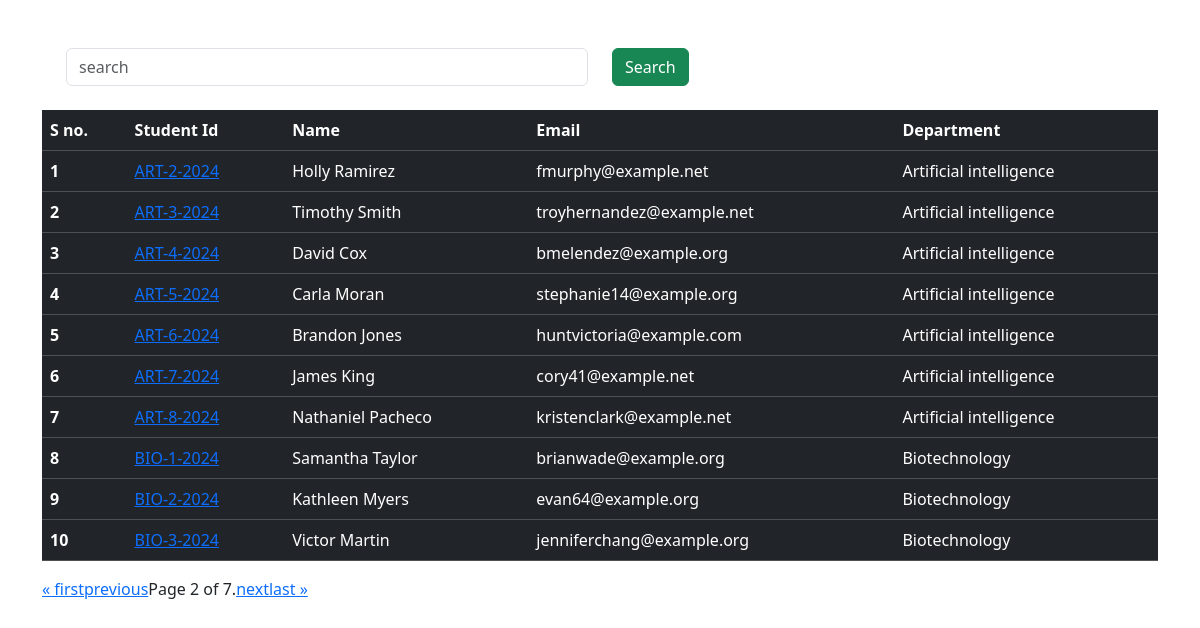
Screenshot of /?page=2 with the database file from the repository.
### student/models.py (models this page shows, shortened)
class Student(models.Model):
    student_id = models.OneToOneField(StudentID, related_name='studentid', on_delete=models.CASCADE)
    department = models.ForeignKey(Department, related_name='department',on_delete=models.CASCADE)
    student_name = models.CharField(max_length=100)
    student_email = models.EmailField(max_length=254, unique=True)
    student_age = models.IntegerField(default=18)
    student_address = models.TextField()

class StudentID(models.Model):
    student_id = models.CharField(max_length=100)
    def __str__(self):
        return self.student_id
    class Meta:
        ordering = ['student_id']

class Department(models.Model):
    department_name = models.CharField(max_length=100)
    def __str__(self) -> str:
        return self.department_name
    class Meta:
        ordering = ['department_name']

### student/views.py (the view)
# urls.py: path("",get_students, name='get_students'),
def get_students(request):
    students = Student.objects.all()
    search = request.GET.get('search')
    if search:
        students = Student.objects.filter(student_name__icontains = search)
    paginator = Paginator(students, 10)  # Show 25 contacts per page.
    page_number = request.GET.get("page",1)
    page_obj = paginator.get_page(page_number)
    return render(request,'index.html',{"students" : page_obj})

### templates/index.html (shortened to what this page needs)
<!doctype html>
<html lang="en">
  <head>
    <link href="https://cdn.jsdelivr.net/npm/bootstrap@5.3.3/dist/css/bootstrap.min.css" rel="stylesheet">
  </head>
  <body>
    <div class="container mt-5">
        <form class="m-4" >
            <div class="row">
                <div class="col-md-6 ">
                    <input type="text" name = "search" class="form-control" placeholder="search">
                </div>
                <div class="col-md-6 ">
                    <button class="btn btn-success">Search</button>
                </div>
            </div>
        </form>
        <table class="table table-dark">
            <thead>
              <tr>
                <th scope="col">S no.</th>
                <th scope="col">Student Id</th>
                <th scope="col">Name</th>
                <th scope="col">Email</th>
                <th scope="col">Department</th>
              </tr>
            </thead>
            <tbody>
                {% for student in students  %}
                <tr>
                    <th scope="row">{{forloop.counter}}</th>
                    <td><a href="{% url "get_student_marks" student.student_id %}"> {{ student.student_id }}</a></td>
                    <td>{{student.student_name}}</td>
                    <td>{{student.student_email}}</td>
                    <td>{{student.department}}</td>
                </tr>
                {% endfor %}
            </tbody>
          </table>
          <div>
            <nav aria-label="Page navigation example">
                <ul class="pagination">
                    {% if students.has_previous %}
                    <li class="page-item"><a href="?page=1">&laquo; first</a></li>
                    <li class="page-item"><a href="?page={{ students.previous_page_number }}">previous</a></li>
                    {% endif %}
                    <span class="current">
                        Page {{ students.number }} of {{ students.paginator.num_pages }}.
                    </span>
                    {% if students.has_next %}
                    <li class="page-item"><a href="?page={{ students.next_page_number }}">next</a></li>
                    <li class="page-item"><a href="?page={{ students.paginator.num_pages }}">last &raquo;</a></li>
                    {% endif %}
                </ul>
              </nav>
          </div>
        </div>
  </body>
</html>

### rows the page displays
Student: student_id "ART-2-2024", student_name "Holly Ramirez", student_email "fmurphy@example.net", department "Artificial intelligence"
Student: student_id "ART-3-2024", student_name "Timothy Smith", student_email "troyhernandez@example.net", department "Artificial intelligence"
Student: student_id "ART-4-2024", student_name "David Cox", student_email "bmelendez@example.org", department "Artificial intelligence"
Student: student_id "ART-5-2024", student_name "Carla Moran", student_email "stephanie14@example.org", department "Artificial intelligence"
Student: student_id "ART-6-2024", student_name "Brandon Jones", student_email "huntvictoria@example.com", department "Artificial intelligence"
Student: student_id "ART-7-2024", student_name "James King", student_email "cory41@example.net", department "Artificial intelligence"
Student: student_id "ART-8-2024", student_name "Nathaniel Pacheco", student_email "kristenclark@example.net", department "Artificial intelligence"
Student: student_id "BIO-1-2024", student_name "Samantha Taylor", student_email "brianwade@example.org", department "Biotechnology"
Student: student_id "BIO-2-2024", student_name "Kathleen Myers", student_email "evan64@example.org", department "Biotechnology"
Student: student_id "BIO-3-2024", student_name "Victor Martin", student_email "jenniferchang@example.org", department "Biotechnology"

### other values shown
{{ students.number }} "2"
{{ students.paginator.num_pages }} "7"
